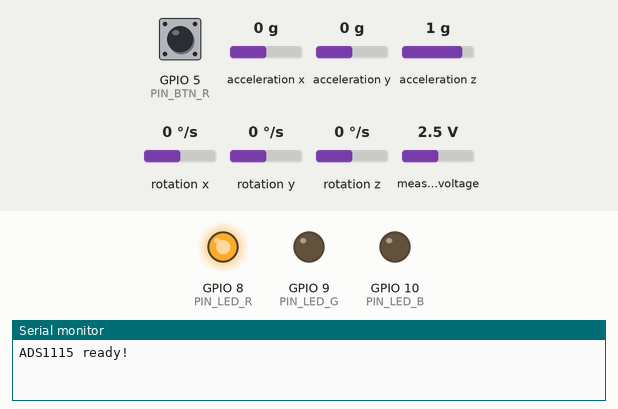
The sketch below on a simulated ESP32-C3. Parts: output pins drawn as LEDs (lit = HIGH), the last lines printed to the serial monitor. Inputs (shaded band) come from the test bench; at power-on: GPIO 5 (PIN_BTN_R) LOW, acceleration x 0 g, acceleration y 0 g, acceleration z 1 g, rotation x 0 °/s, rotation y 0 °/s, rotation z 0 °/s, measured voltage 2.5 V. WiFi joins after 1.5 s; servers stay silent unless stated.

Above: at 1.2 s.
1.3 s: GPIO 5 (PIN_BTN_R) pulled HIGH for 0.15 s
At 2.8 s:
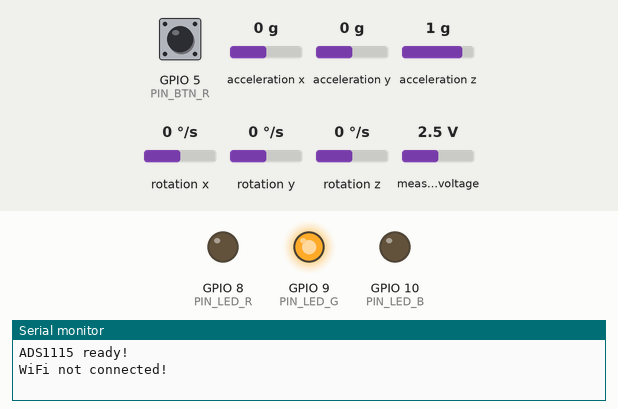
Timing chart, 0 to 4.3 s (numbered marks = the images above; inputs shaded):
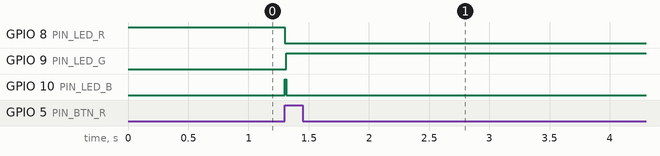

Measured:
- after the input at 1.3 s, GPIO 8 (PIN_LED_R): HIGH → LOW at once; GPIO 9 (PIN_LED_G): LOW → HIGH at once; GPIO 10 (PIN_LED_B): LOW → HIGH at once, → LOW 0.01 s later

The sketch:

test3.ino
```cpp
#include <Arduino.h>
#include <MPU9250_asukiaaa.h>
#include <Wire.h>
#include <Adafruit_ADS1X15.h>
#include <HTTPClient.h>
#include <WiFi.h>
#include <WiFiProv.h>

const char *service_name = "PROV_ESP32_C3";
const char *pop = "123456";

bool is_connected = false;

// =====================================================
// WiFi Provisioning Event Handler
// =====================================================
void SysProvEvent(arduino_event_t *sys_event) {
  switch (sys_event->event_id) {
  case ARDUINO_EVENT_PROV_START:
    Serial.println("\nProvisioning Started. Open 'ESP BLE Provisioning' App!");
    Serial.print("Device Name: ");
    Serial.println(service_name);
    break;
  case ARDUINO_EVENT_WIFI_STA_GOT_IP:
    Serial.print("\nConnected! IP: ");
    Serial.println(WiFi.localIP());
    is_connected = true;
    break;
  case ARDUINO_EVENT_PROV_CRED_RECV:
    Serial.println("\nReceived Wi-Fi credentials...");
    break;
  case ARDUINO_EVENT_PROV_END:
    Serial.println("\nProvisioning Ended.");
    break;
  default:
    break;
  }
}

// ★ เปลี่ยน IP ให้ตรงกับ backend server ในเครือข่ายเดียวกัน
const String SERVER_URL = "http://192.168.88.51:8000";

const int PIN_LED_R = 8;
const int PIN_LED_G = 9;
const int PIN_LED_B = 10;
const int PIN_BTN_R = 5;

const int FLEX_PIN_R[5] = {0, 1, -1, 3, 4};
const int ADS_CHANNEL_MID = 1;

Adafruit_ADS1115 ads;
bool adsReady = false;
MPU9250_asukiaaa mpu;

struct GloveData {
  int flex[5];
  float accel[3];
  float gyro[3];
};

void readSensors(GloveData &d);
void sendData(const GloveData &d);

void setLEDColor(bool r, bool g, bool b) {
  digitalWrite(PIN_LED_R, r ? HIGH : LOW);
  digitalWrite(PIN_LED_G, g ? HIGH : LOW);
  digitalWrite(PIN_LED_B, b ? HIGH : LOW);
}

void setup() {
  Serial.begin(115200);
  pinMode(PIN_BTN_R, INPUT);

  pinMode(PIN_LED_R, OUTPUT);
  pinMode(PIN_LED_G, OUTPUT);
  pinMode(PIN_LED_B, OUTPUT);

  setLEDColor(HIGH, LOW, LOW); // Red while connecting

  Wire.begin(6, 7);
  mpu.setWire(&Wire);
  mpu.beginAccel();
  mpu.beginGyro();

  if (ads.begin(0x48)) {
    ads.setGain(GAIN_ONE);
    adsReady = true;
    Serial.println("ADS1115 ready!");
  } else {
    Serial.println("WARNING: ADS1115 not found!");
  }

  // WiFi Provisioning
  WiFi.onEvent(SysProvEvent);
  WiFiProv.beginProvision(NETWORK_PROV_SCHEME_BLE,
                          NETWORK_PROV_SCHEME_HANDLER_FREE_BTDM,
                          NETWORK_PROV_SECURITY_1, pop, service_name);
}

void readSensors(GloveData &d) {
  if (mpu.accelUpdate() == 0) {
    d.accel[0] = mpu.accelX();
    d.accel[1] = mpu.accelY();
    d.accel[2] = mpu.accelZ();
  } else {
    d.accel[0] = 0; d.accel[1] = 0; d.accel[2] = 0;
  }

  if (mpu.gyroUpdate() == 0) {
    d.gyro[0] = mpu.gyroX();
    d.gyro[1] = mpu.gyroY();
    d.gyro[2] = mpu.gyroZ();
  } else {
    d.gyro[0] = 0; d.gyro[1] = 0; d.gyro[2] = 0;
  }

  for (int i = 0; i < 5; i++) {
    if (FLEX_PIN_R[i] >= 0) {
      d.flex[i] = analogRead(FLEX_PIN_R[i]);
    } else if (adsReady) {
      int16_t adsVal = ads.readADC_SingleEnded(ADS_CHANNEL_MID);
      d.flex[i] = constrain(map(adsVal, 0, 26400, 0, 4095), 0, 4095);
    } else {
      d.flex[i] = 0;
    }
  }
}

void sendData(const GloveData &d) {
  if (is_connected) {
    HTTPClient http;
    http.begin(SERVER_URL + "/api/glove/test/sensors");
    http.addHeader("Content-Type", "application/json");

    String jsonBody = "{";
    jsonBody += "\"flex\":[" + String(d.flex[0]) + "," + String(d.flex[1]) + "," + String(d.flex[2]) + "," + String(d.flex[3]) + "," + String(d.flex[4]) + "],";
    jsonBody += "\"accel\":[" + String(d.accel[0], 2) + "," + String(d.accel[1], 2) + "," + String(d.accel[2], 2) + "],";
    jsonBody += "\"gyro\":[" + String(d.gyro[0], 2) + "," + String(d.gyro[1], 2) + "," + String(d.gyro[2], 2) + "]";
    jsonBody += "}";

    Serial.println("Sending data: " + jsonBody);

    int httpResponseCode = http.POST(jsonBody);
    if (httpResponseCode > 0) {
      String response = http.getString();
      Serial.printf("[HTTP %d] %s\n", httpResponseCode, response.c_str());
    } else {
      Serial.printf("[HTTP Error] %d\n", httpResponseCode);
    }
    http.end();
  } else {
    Serial.println("WiFi not connected!");
  }
}

int prevState = LOW;

void loop() {
  static bool was_connected = false;
  if (is_connected && !was_connected) {
    setLEDColor(LOW, HIGH, LOW); // Green when ready
    was_connected = true;
  }

  int currState = digitalRead(PIN_BTN_R);

  // Button pressed (transition LOW -> HIGH)
  if (currState == HIGH && prevState == LOW) {
    setLEDColor(LOW, LOW, HIGH); // Blue while sending

    GloveData d;
    readSensors(d);
    sendData(d);

    setLEDColor(LOW, HIGH, LOW); // Back to green
  }

  prevState = currState;
  delay(50); // Debounce & loop delay
}
```
